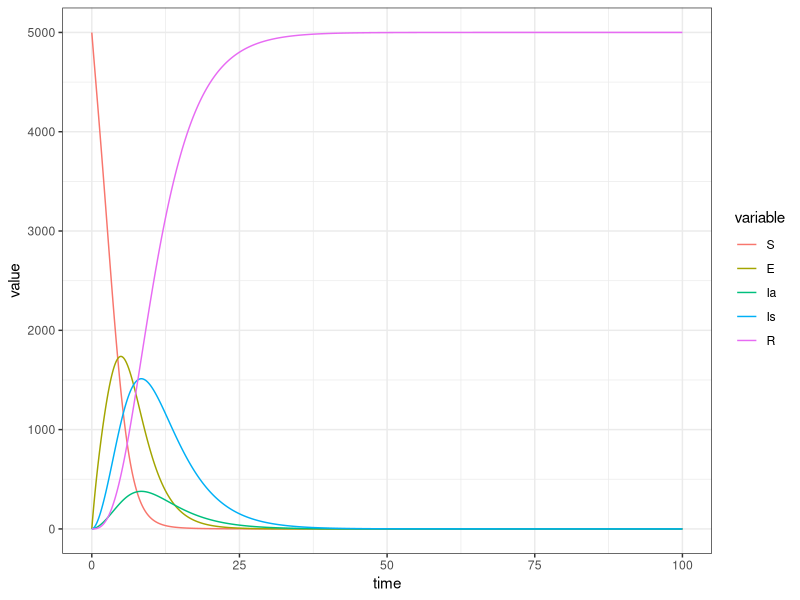

The R script that drew this image:
library(deSolve)
library(ggplot2)
library(reshape2)
library(dplyr)

SIR.model <- function(t, pop, param) {
  with(as.list(c(param, pop)), {
    
    N=S+E+Ia+Is+R
    
    dS = -beta*(Ia/N)*S - lambda_v*S - lambda_v*epsilon*S
    dE = beta*(Ia/N)*S + lambda_v*S + lambda_v*epsilon*S - sigma*E
    dIa = sigma*E*prop_a - gamma_a*Ia
    dIs = sigma*E*(1-prop_a) - gamma_s*Is
    dR = Ia*gamma_a + Is*gamma_s
    
    list(c(dS, dE, dIa, dIs, dR))
  })
}

beta = 5
lambda_v = 0.1
epsilon = 0.5
prop_a = 0.2
gamma_a = 1/5
gamma_s = 1/5
sigma = 1/3

dt = 0.1
Tmax = 100
N = 5000

I0 = 1
S0 = N-I0

Time = seq(from=0,to=Tmax,by=dt)
Init.cond = c(S=S0,E=0,Ia=I0,Is=0,R=0) 
param = c(beta, lambda_v, epsilon, prop_a, gamma_a, gamma_s, sigma)

result = as.data.frame(lsoda(Init.cond, Time, SIR.model, param))

result %>%
  melt(id.vars="time") %>%
  ggplot() +
  geom_line(aes(time, value, colour = variable)) +
  theme_bw()
